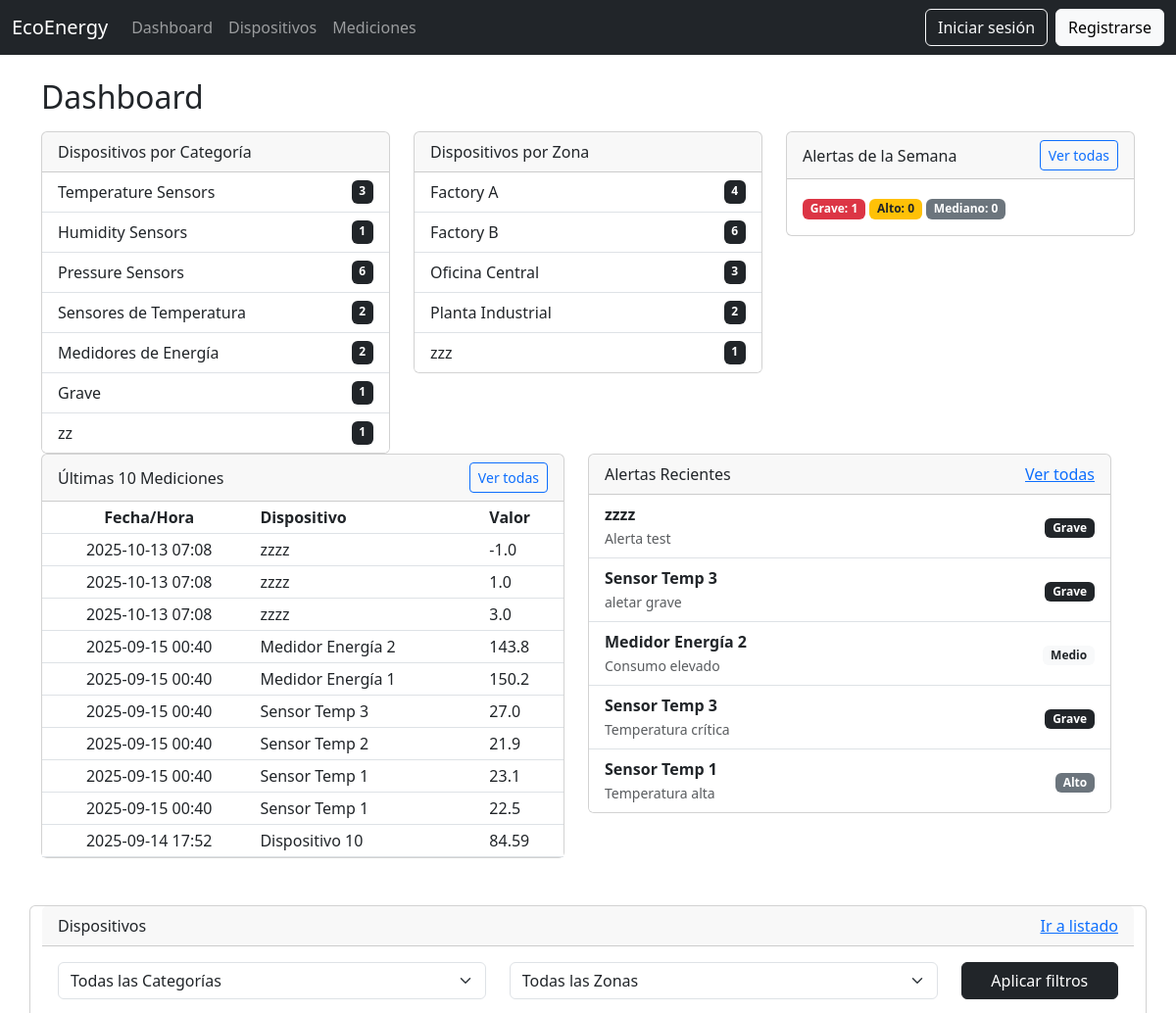
Before: / (upper part) with the older database file.
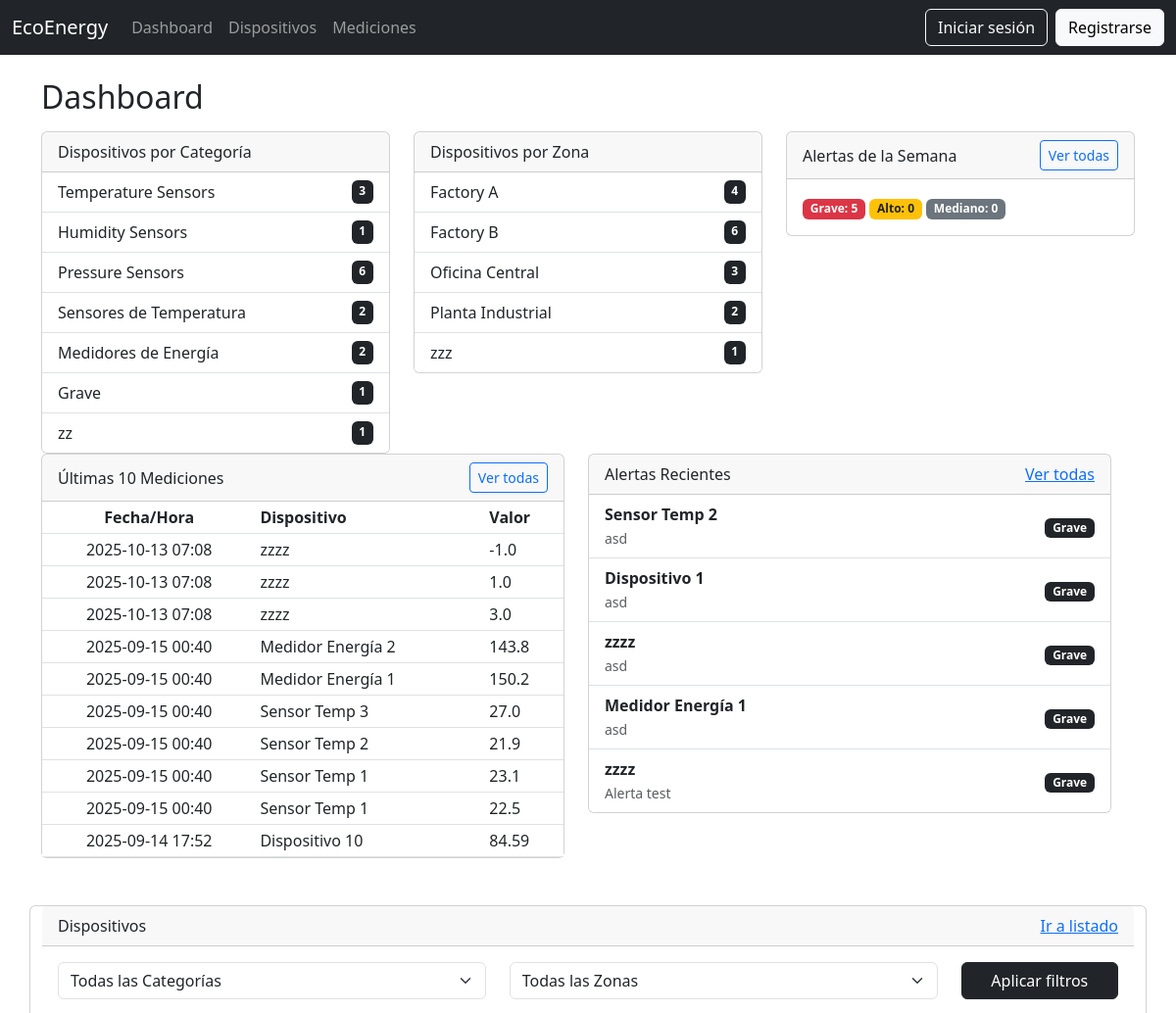
After: the same page with the newer database file.
### core/models.py (models this page shows, shortened)
class Category(models.Model):
    name = models.CharField(max_length=100)
    organization = models.ForeignKey(Organization, on_delete=models.CASCADE)
    created_at = models.DateTimeField(auto_now_add=True)
    updated_at = models.DateTimeField(auto_now=True)
    deleted_at = models.DateTimeField(null=True, blank=True)

class Zone(models.Model):
    name = models.CharField(max_length=100)
    organization = models.ForeignKey(Organization, on_delete=models.CASCADE)
    created_at = models.DateTimeField(auto_now_add=True)
    updated_at = models.DateTimeField(auto_now=True)
    deleted_at = models.DateTimeField(null=True, blank=True)

class Measurement(models.Model):
    device = models.ForeignKey(Device, on_delete=models.CASCADE)
    value = models.FloatField()
    created_at = models.DateTimeField(auto_now_add=True)
    updated_at = models.DateTimeField(auto_now=True)
    deleted_at = models.DateTimeField(null=True, blank=True)

class Device(models.Model):
    name = models.CharField(max_length=100)
    category = models.ForeignKey(Category, on_delete=models.CASCADE)
    zone = models.ForeignKey(Zone, on_delete=models.CASCADE)
    organization = models.ForeignKey(Organization, on_delete=models.CASCADE)
    created_at = models.DateTimeField(auto_now_add=True)
    updated_at = models.DateTimeField(auto_now=True)
    deleted_at = models.DateTimeField(null=True, blank=True)

class Alert(models.Model):
    PRIORITY_CHOICES = [
        ("grave", "Grave"),
        ("alto", "Alto"),
        ("medio", "Mediano"),
    ]
    device = models.ForeignKey("Device", on_delete=models.CASCADE)
    message = models.TextField()
    priority = models.CharField(max_length=10, choices=PRIORITY_CHOICES, default="medio")
    created_at = models.DateTimeField(auto_now_add=True)

### core/views.py (the view)
# urls.py: path("", views.dashboard, name="dashboard"),
def dashboard(request):
    categories = Category.objects.all()
    zones = Zone.objects.all()
    devices_by_category = {c.name: Device.objects.filter(category=c).count() for c in categories}
    devices_by_zone = {z.name: Device.objects.filter(zone=z).count() for z in zones}
    latest_measurements = Measurement.objects.order_by("-created_at")[:10]
    recent_alerts = Alert.objects.order_by("-created_at")[:5]
    now = timezone.now()
    week_ago = now - timedelta(days=7)
    weekly_alerts = Alert.objects.filter(created_at__gte=week_ago)
    grave_count = weekly_alerts.filter(priority="grave").count()
    alto_count = weekly_alerts.filter(priority="alto").count()
    medio_count = weekly_alerts.filter(priority="medio").count()
    category_id = request.GET.get("category")
    zone_id = request.GET.get("zone")
    devices = Device.objects.all()
    if category_id and category_id != "all":
        devices = devices.filter(category_id=category_id)
    if zone_id and zone_id != "all":
        devices = devices.filter(zone_id=zone_id)
    context = {
        "devices_by_category": devices_by_category,
        "devices_by_zone": devices_by_zone,
        "latest_measurements": latest_measurements,
        "recent_alerts": recent_alerts,
        "grave_count": grave_count,   # ✅
        "alto_count": alto_count,     # ✅
        "medio_count": medio_count,   # ✅
        "categories": categories,
        "zones": zones,
        "devices": devices,
    }
    return render(request, "core/dashboard.html", context)

### core/templates/core/dashboard.html (shortened to what the changed rows need)
{% extends "base.html" %}
{% block content %}
<div class="container mt-4">
    <h2 class="mb-3">Dashboard</h2>
    <div class="row mb-4">
        <div class="col-md-4">
            <div class="card">
                <ul class="list-group list-group-flush">
                    {% for name, count in devices_by_category.items %}
                    <li class="list-group-item d-flex justify-content-between">
                        {{ name }} <span class="badge bg-dark">{{ count }}</span>
                    </li>
                    {% empty %}
                    <li class="list-group-item">No categories available</li>
                    {% endfor %}
                </ul>
            </div>
        </div>
        <div class="col-md-4">
            <div class="card">
                <ul class="list-group list-group-flush">
                    {% for name, count in devices_by_zone.items %}
                    <li class="list-group-item d-flex justify-content-between">
                        {{ name }} <span class="badge bg-dark">{{ count }}</span>
                    </li>
                    {% empty %}
                    <li class="list-group-item">No zones available</li>
                    {% endfor %}
                </ul>
            </div>
        </div>
      <div class="col-md-4">
    <div class="card">
        <div class="card-body">
            <span class="badge bg-danger">Grave: {{ grave_count }}</span>
            <span class="badge bg-warning text-dark">Alto: {{ alto_count }}</span>
            <span class="badge bg-secondary">Mediano: {{ medio_count }}</span>
        </div>
    </div>
</div>
    <div class="row mb-4">
        <div class="col-md-6">
            <div class="card">
                <table class="table table-sm mb-0">
                    <thead>
                        <tr>
                            <th class="text-center">Fecha/Hora</th>
                            <th>Dispositivo</th>
                            <th>Valor</th>
                        </tr>
                    </thead>
                    <tbody>
                        {% for m in latest_measurements %}
                        <tr>
                            <td class="text-center">{{ m.created_at|date:"Y-m-d H:i" }}</td>
                            <td>{{ m.device.name }}</td>
                            <td>{{ m.value }}</td>
                        </tr>
                        {% empty %}
                        <tr>
                            <td colspan="3">No measurements available</td>
                        </tr>
                        {% endfor %}
                    </tbody>
                </table>
            </div>
        </div>
        <div class="col-md-6">
            <div class="card">
                <ul class="list-group list-group-flush">
                    {% for a in recent_alerts %}
                    <li class="list-group-item d-flex justify-content-between align-items-center">
                        <div>
                            <strong>{{ a.device.name }}</strong><br>
                            <small class="text-muted">{{ a.message }}</small>
                        </div>
                        <div>
                            {% if a.priority == "grave" %}
                            <span class="badge bg-dark">Grave</span>
                            {% elif a.priority == "alto" %}
                            <span class="badge bg-secondary">Alto</span>
                            {% elif a.priority == "medio" %}
                            <span class="badge bg-light text-dark">Medio</span>
                            {% else %}
                            <span class="badge bg-light text-dark">{{ a.priority }}</span>
                            {% endif %}
                        </div>
                    </li>
                    {% empty %}
                    <li class="list-group-item">No alerts available</li>
                    {% endfor %}
                </ul>
            </div>
        </div>
    </div>
</div>
{% endblock %}

Changed rows visible on the page:
no longer on this page (row unchanged): Alert: device.name "Sensor Temp 3", message "aletar grave", priority "Grave"
no longer on this page (row unchanged): Alert: device.name "Medidor Energía 2", message "Consumo elevado", priority "Medio"
no longer on this page (row unchanged): Alert: device.name "Sensor Temp 3", message "Temperatura crítica", priority "Grave"
no longer on this page (row unchanged): Alert: device.name "Sensor Temp 1", message "Temperatura alta", priority "Alto"
added Alert: device.name "Sensor Temp 2", message "asd", priority "Grave"
added Alert: device.name "Dispositivo 1", message "asd", priority "Grave"
added Alert: device.name "zzzz", message "asd", priority "Grave"
added Alert: device.name "Medidor Energía 1", message "asd", priority "Grave"
Other visible differences:
{{ grave_count }}: "1" → "5"
